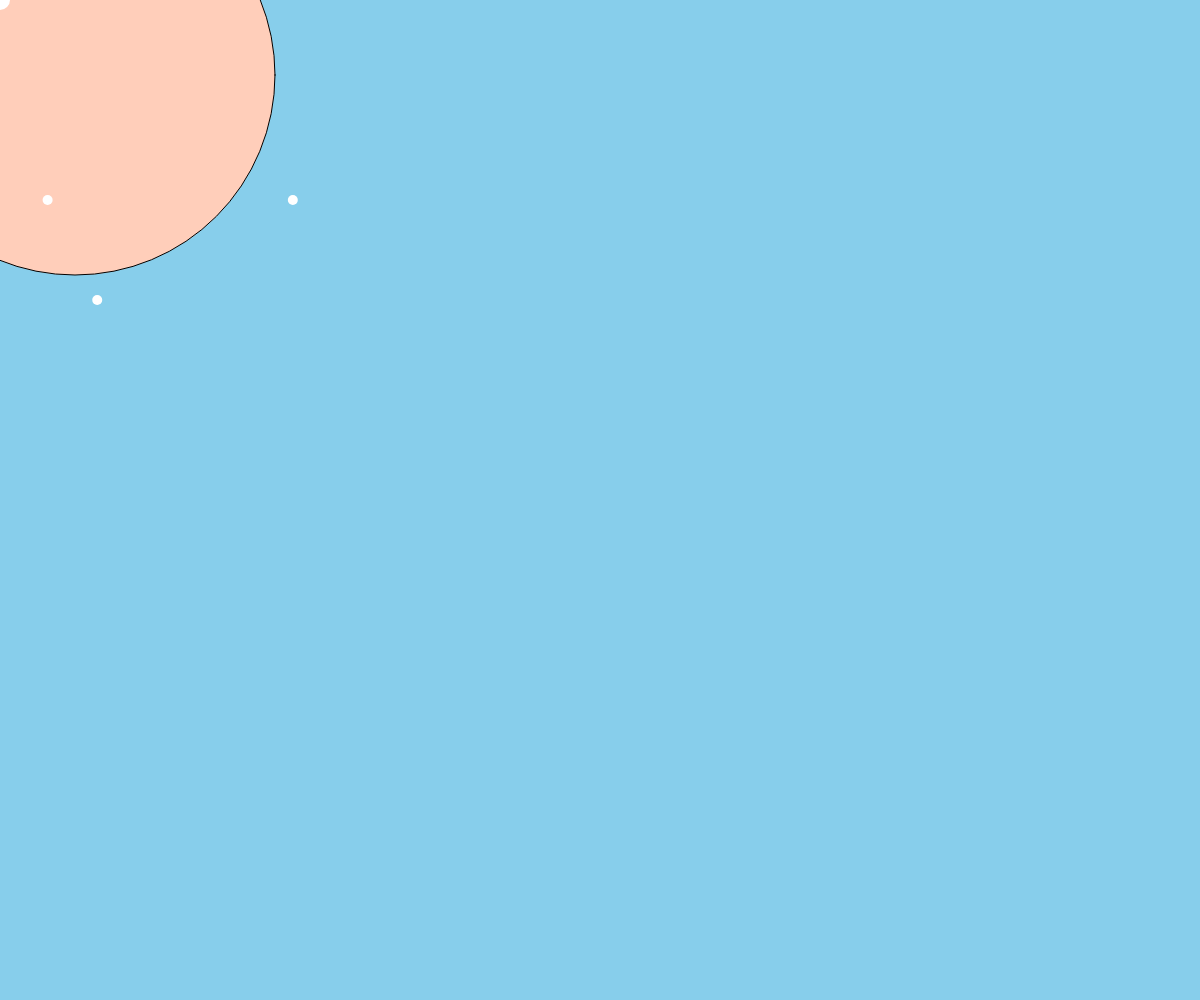
Frame 1 (no input)
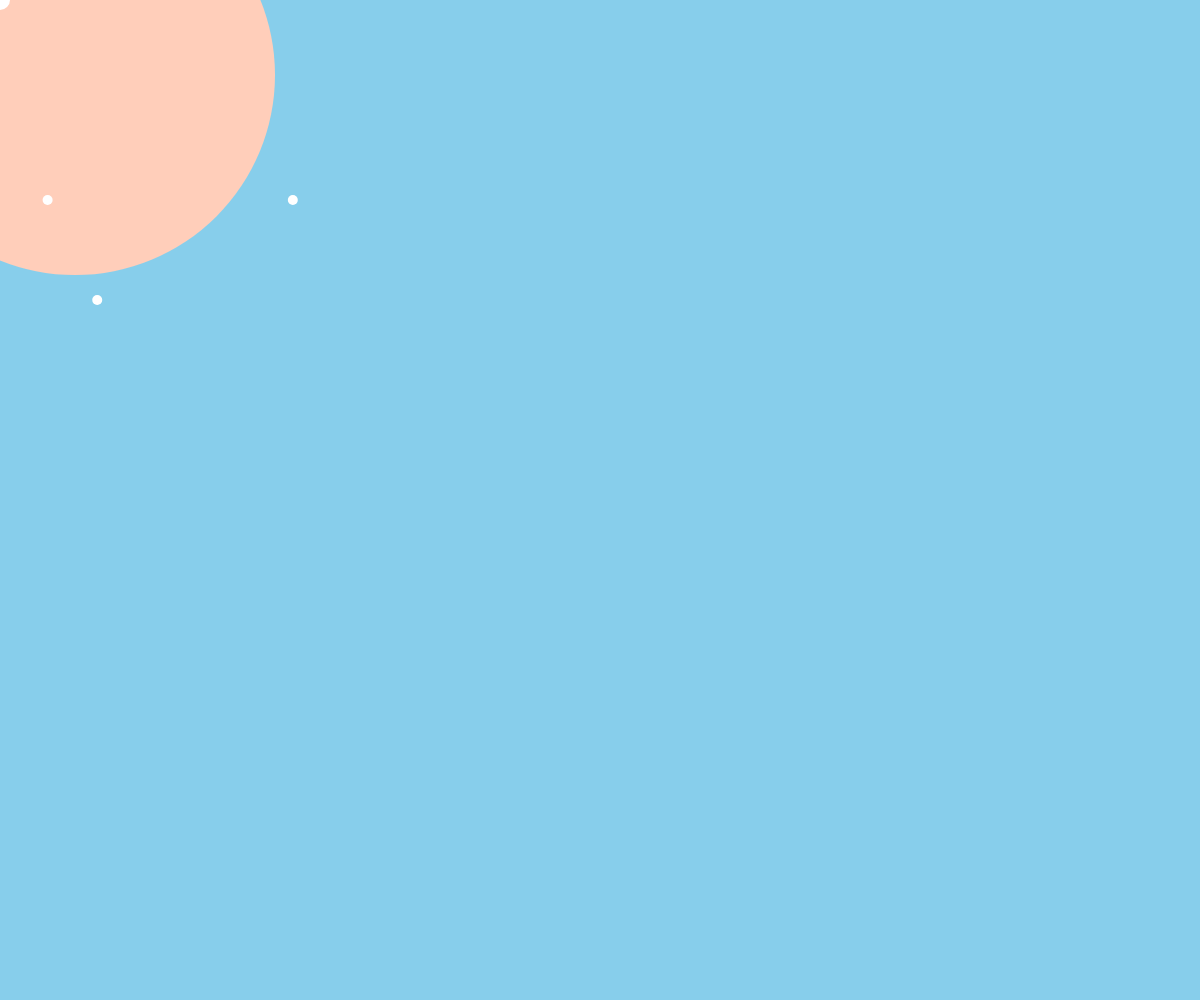
Frame 60 (no input)
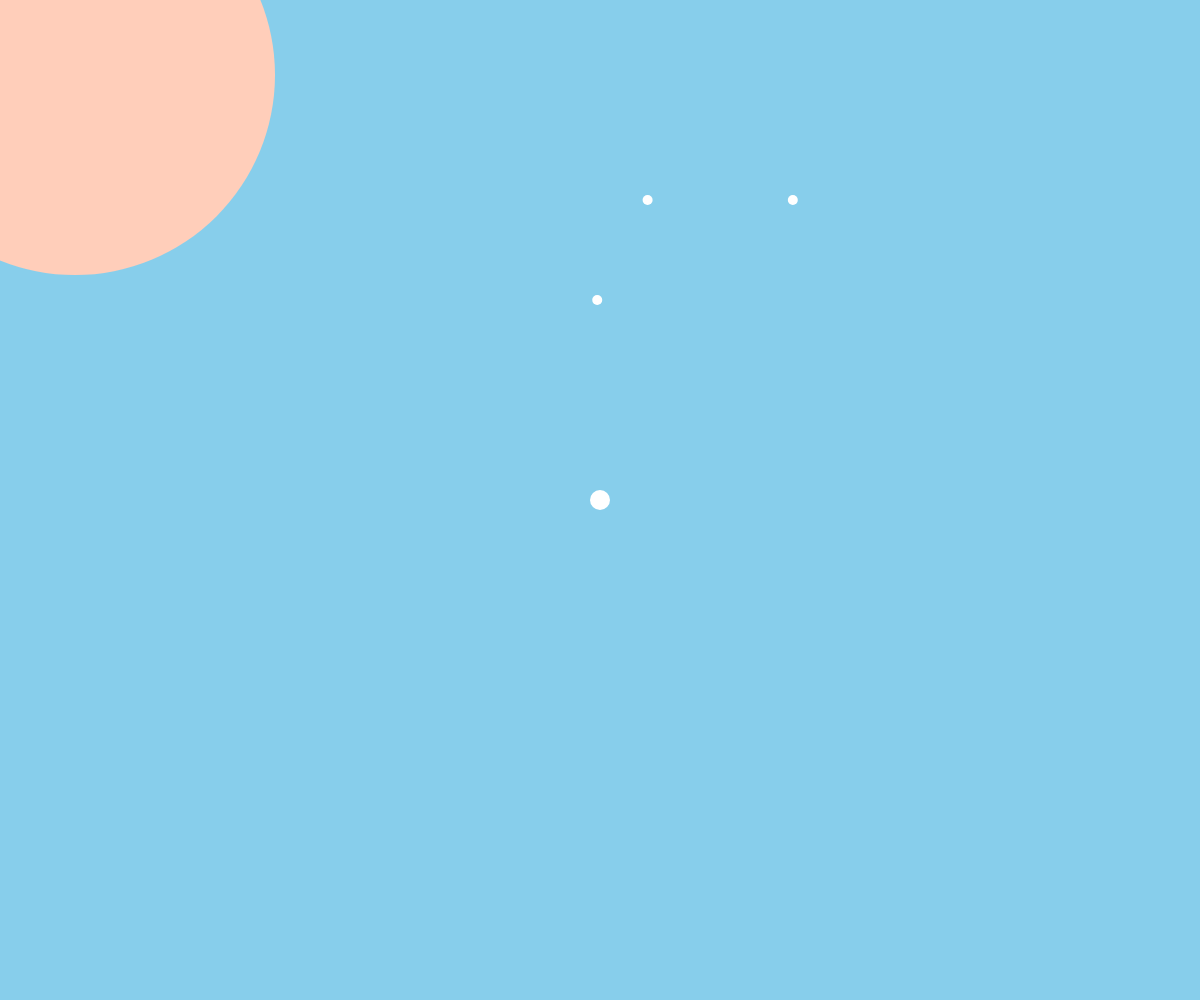
Frame 120 (the mouse pressed at the canvas centre since frame 60)

The p5.js sketch that drew these frames (run headless with seeded random() and noise() and a simulated clock; from frame 60 on, the mouse is pressed at the canvas centre):

// p5.js sketch
// ── sketch.js
// Project Title
// Your Name
// Date
//
// Extra for Experts:
// - describe what you did to take this project "above and beyond"


function setup() {
  createCanvas(windowWidth, windowHeight);
}

function draw() {
  background(135,206,235);
  randomSeed(5)
   fill(255,206,186);
  circle(75,75,400);
 
  noStroke();
  fill(255);


  circle(random(0,200)+mouseX,200,10);
  circle(random(0,400)+mouseY,200,10);
  circle(random(0,400)+mouseY,300,10);
  circle(mouseX,mouseY,20);
  
}
